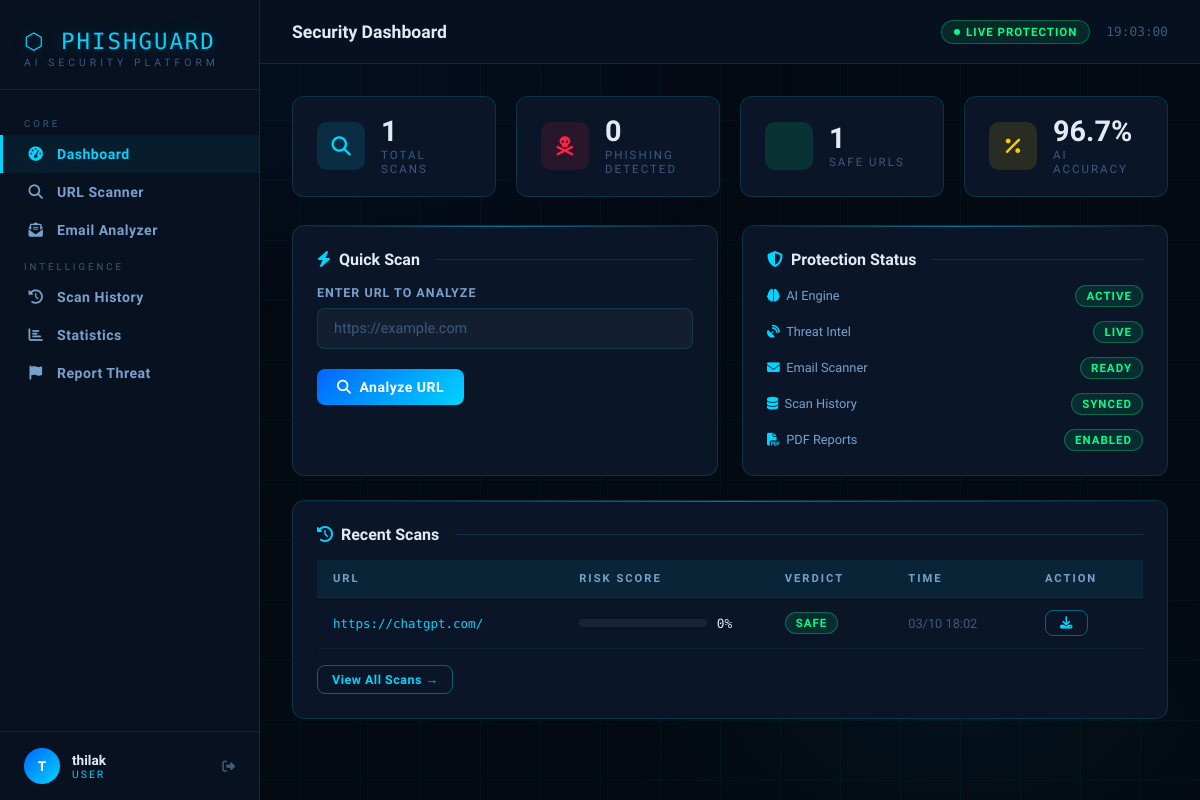
Page /dashboard (signed in) on the committed database.
### app.py (models this page shows)
class User(db.Model):
    id = db.Column(db.Integer, primary_key=True)
    username = db.Column(db.String(80), unique=True, nullable=False)
    email = db.Column(db.String(120), unique=True, nullable=False)
    password = db.Column(db.String(200), nullable=False)
    role = db.Column(db.String(20), default='user')
    created_at = db.Column(db.DateTime, default=datetime.utcnow)
    last_login = db.Column(db.DateTime)
    scans_count = db.Column(db.Integer, default=0)

class ScanHistory(db.Model):
    id = db.Column(db.Integer, primary_key=True)
    user_id = db.Column(db.Integer, db.ForeignKey('user.id'), nullable=False)
    url = db.Column(db.String(500), nullable=False)
    risk_score = db.Column(db.Float, nullable=False)
    verdict = db.Column(db.String(20), nullable=False)
    features = db.Column(db.Text)
    timestamp = db.Column(db.DateTime, default=datetime.utcnow)
    ip_address = db.Column(db.String(50))

### app.py (the view)
@app.route('/dashboard')
@login_required
def dashboard():
    user = current_user()
    recent_scans = ScanHistory.query.filter_by(user_id=user.id).order_by(ScanHistory.timestamp.desc()).limit(5).all()
    total_scans = ScanHistory.query.filter_by(user_id=user.id).count()
    phishing_found = ScanHistory.query.filter_by(user_id=user.id, verdict='PHISHING').count()
    safe_count = ScanHistory.query.filter_by(user_id=user.id, verdict='SAFE').count()
    return render_template('dashboard.html', user=user, recent_scans=recent_scans,
                           total_scans=total_scans, phishing_found=phishing_found, safe_count=safe_count)

### app.py (called while the page is built)
def login_required(f):
    from functools import wraps
    @wraps(f)
    def decorated(*args, **kwargs):
        if 'user_id' not in session:
            return redirect(url_for('login'))
        return f(*args, **kwargs)
    return decorated

def current_user():
    if 'user_id' in session:
        return User.query.get(session['user_id'])
    return None

### templates/dashboard.html (shortened to what this page needs)
{% extends "base.html" %}
{% block page_title %}Security Dashboard{% endblock %}
{% block content %}
<div class="stat-grid">
  <div class="stat-card">
    <div class="stat-icon cyan"><i class="fas fa-search"></i></div>
    <div><div class="stat-value">{{ total_scans }}</div><div class="stat-label">Total Scans</div></div>
  </div>
  <div class="stat-card">
    <div class="stat-icon red"><i class="fas fa-skull-crossbones"></i></div>
    <div><div class="stat-value">{{ phishing_found }}</div><div class="stat-label">Phishing Detected</div></div>
  </div>
  <div class="stat-card">
    <div class="stat-icon green"></div>
    <div><div class="stat-value">{{ safe_count }}</div><div class="stat-label">Safe URLs</div></div>
  </div>
  <div class="stat-card">
    <div class="stat-icon yellow"><i class="fas fa-percentage"></i></div>
    <div><div class="stat-value">96.7%</div><div class="stat-label">AI Accuracy</div></div>
  </div>
</div>
<div class="grid-2 mb-3">
  <div class="card">
    <div class="section-title"><i class="fas fa-bolt text-cyan"></i> Quick Scan</div>
    <div class="form-group">
      <label class="form-label">Enter URL to Analyze</label>
      <input type="text" class="form-control" id="quick-url" placeholder="https://example.com" onkeydown="if(event.key==='Enter')quickScan()">
    </div>
    <button class="btn btn-primary" onclick="quickScan()" id="quick-btn">
      <i class="fas fa-search"></i> Analyze URL
    </button>
  </div>
  <div class="card">
    <div class="section-title"><i class="fas fa-shield-alt text-cyan"></i> Protection Status</div>
    <div style="display:flex;flex-direction:column;gap:14px;">
      <div class="flex flex-center flex-between">
        <span class="text-sm" style="color:var(--text-secondary)"><i class="fas fa-brain text-cyan"></i> &nbsp;AI Engine</span>
        <span class="badge badge-success">ACTIVE</span>
      </div>
      <div class="flex flex-center flex-between">
        <span class="text-sm" style="color:var(--text-secondary)"><i class="fas fa-satellite-dish text-cyan"></i> &nbsp;Threat Intel</span>
        <span class="badge badge-success">LIVE</span>
      </div>
      <div class="flex flex-center flex-between">
        <span class="text-sm" style="color:var(--text-secondary)"><i class="fas fa-envelope text-cyan"></i> &nbsp;Email Scanner</span>
        <span class="badge badge-success">READY</span>
      </div>
      <div class="flex flex-center flex-between">
        <span class="text-sm" style="color:var(--text-secondary)"><i class="fas fa-database text-cyan"></i> &nbsp;Scan History</span>
        <span class="badge badge-success">SYNCED</span>
      </div>
      <div class="flex flex-center flex-between">
        <span class="text-sm" style="color:var(--text-secondary)"><i class="fas fa-file-pdf text-cyan"></i> &nbsp;PDF Reports</span>
        <span class="badge badge-success">ENABLED</span>
      </div>
    </div>
  </div>
</div>
<div class="card">
  <div class="section-title"><i class="fas fa-history text-cyan"></i> Recent Scans</div>
  {% if recent_scans %}
  <div class="table-wrap">
    <table>
      <thead><tr>
        <th>URL</th><th>Risk Score</th><th>Verdict</th><th>Time</th><th>Action</th>
      </tr></thead>
      <tbody>
        {% for s in recent_scans %}
        <tr>
          <td class="url-cell" title="{{ s.url }}">{{ s.url }}</td>
          <td>
            <div style="display:flex;align-items:center;gap:10px;min-width:120px;">
              <div class="risk-bar-wrap" style="flex:1">
              </div>
              <span class="text-sm font-mono" style="width:36px">{{ s.risk_score|round(0)|int }}%</span>
            </div>
          </td>
          <td>
            <span class="badge {% if s.verdict=='PHISHING' %}badge-danger{% elif s.verdict=='SUSPICIOUS' %}badge-warning{% else %}badge-success{% endif %}">
              {{ s.verdict }}
            </span>
          </td>
          <td class="text-sm text-muted">{{ s.timestamp.strftime('%m/%d %H:%M') }}</td>
          <td><a href="/api/export/pdf/{{ s.id }}" class="btn btn-outline btn-sm"><i class="fas fa-download"></i></a></td>
        </tr>
        {% endfor %}
      </tbody>
    </table>
  </div>
  {% else %}
  <div style="text-align:center;padding:40px;color:var(--text-muted);">
    <i class="fas fa-search" style="font-size:2rem;margin-bottom:12px;display:block;"></i>
    No scans yet. Use the Quick Scan above to get started.
  </div>
  {% endif %}
  <div class="mt-2"><a href="/history" class="btn btn-outline btn-sm">View All Scans →</a></div>
</div>
{% endblock %}

### templates/base.html (shortened to what this page needs)
<!DOCTYPE html>
<html lang="en">
<head>
<link rel="stylesheet" href="https://cdnjs.cloudflare.com/ajax/libs/font-awesome/6.5.0/css/all.min.css">
</head>
<body>
{% if session.get('user_id') %}
<aside class="sidebar">
  <div class="sidebar-logo">
    <div class="logo-text">⬡ PHISHGUARD</div>
    <div class="logo-sub">AI Security Platform</div>
  </div>
  <nav class="sidebar-nav">
    <div class="nav-section-label">Core</div>
    <a href="/dashboard" class="nav-link {% if request.endpoint=='dashboard' %}active{% endif %}">
      <i class="fas fa-tachometer-alt"></i> Dashboard
    </a>
    <a href="/scan" class="nav-link {% if request.endpoint=='scan_page' %}active{% endif %}">
      <i class="fas fa-search"></i> URL Scanner
    </a>
    <a href="/scan#email" class="nav-link {% if request.endpoint=='email' %}active{% endif %}">
      <i class="fas fa-envelope-open-text"></i> Email Analyzer
    </a>
    <div class="nav-section-label">Intelligence</div>
    <a href="/history" class="nav-link {% if request.endpoint=='history' %}active{% endif %}">
      <i class="fas fa-history"></i> Scan History
    </a>
    <a href="/statistics" class="nav-link {% if request.endpoint=='statistics' %}active{% endif %}">
      <i class="fas fa-chart-bar"></i> Statistics
    </a>
    <a href="/report" class="nav-link {% if request.endpoint=='report_page' %}active{% endif %}">
      <i class="fas fa-flag"></i> Report Threat
    </a>
  </nav>
  <div class="sidebar-user">
    <div class="user-avatar">{{ session.get('username','U')[0].upper() }}</div>
    <div class="user-info">
      <div class="user-name">{{ session.get('username') }}</div>
      <div class="user-role">{{ session.get('role','user') }}</div>
    </div>
    <a href="/logout" class="btn-logout" title="Logout"><i class="fas fa-sign-out-alt"></i></a>
  </div>
</aside>
{% endif %}
<main class="main">
  {% if session.get('user_id') %}
  <div class="topbar">
    <div class="topbar-title">{% block page_title %}PhishGuard{% endblock %}</div>
    <div class="topbar-right">
      <div class="topbar-badge"><div class="pulse"></div>LIVE PROTECTION</div>
      <span class="text-sm text-muted font-mono" id="clock"></span>
    </div>
  </div>
  {% endif %}
  <div class="{% if session.get('user_id') %}content{% endif %}">
    {% block content %}{% endblock %}
  </div>
</main>
</body>
</html>

### rows in the picture
User: get "thilak", get "USER"
ScanHistory: url "https://chatgpt.com/", risk_score "0", verdict "SAFE", timestamp "03/10 18:02"

### other values in the picture
{{ session.get('username','U')[0].upper() }} "T"
{{ total_scans }} "1"
{{ phishing_found }} "0"
{{ safe_count }} "1"
